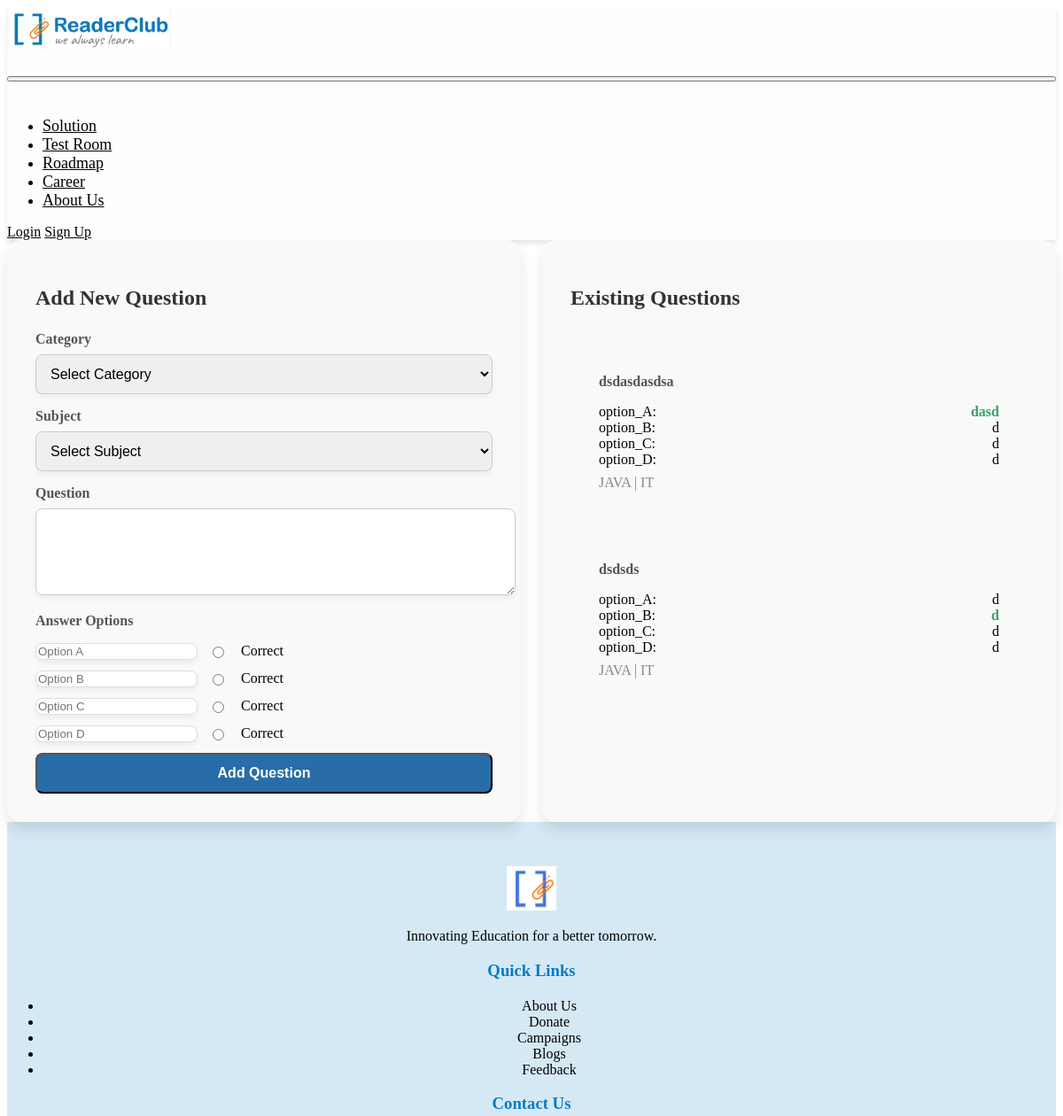
/examportol/manage/ (upper part), run on an earlier commit of the app's database.
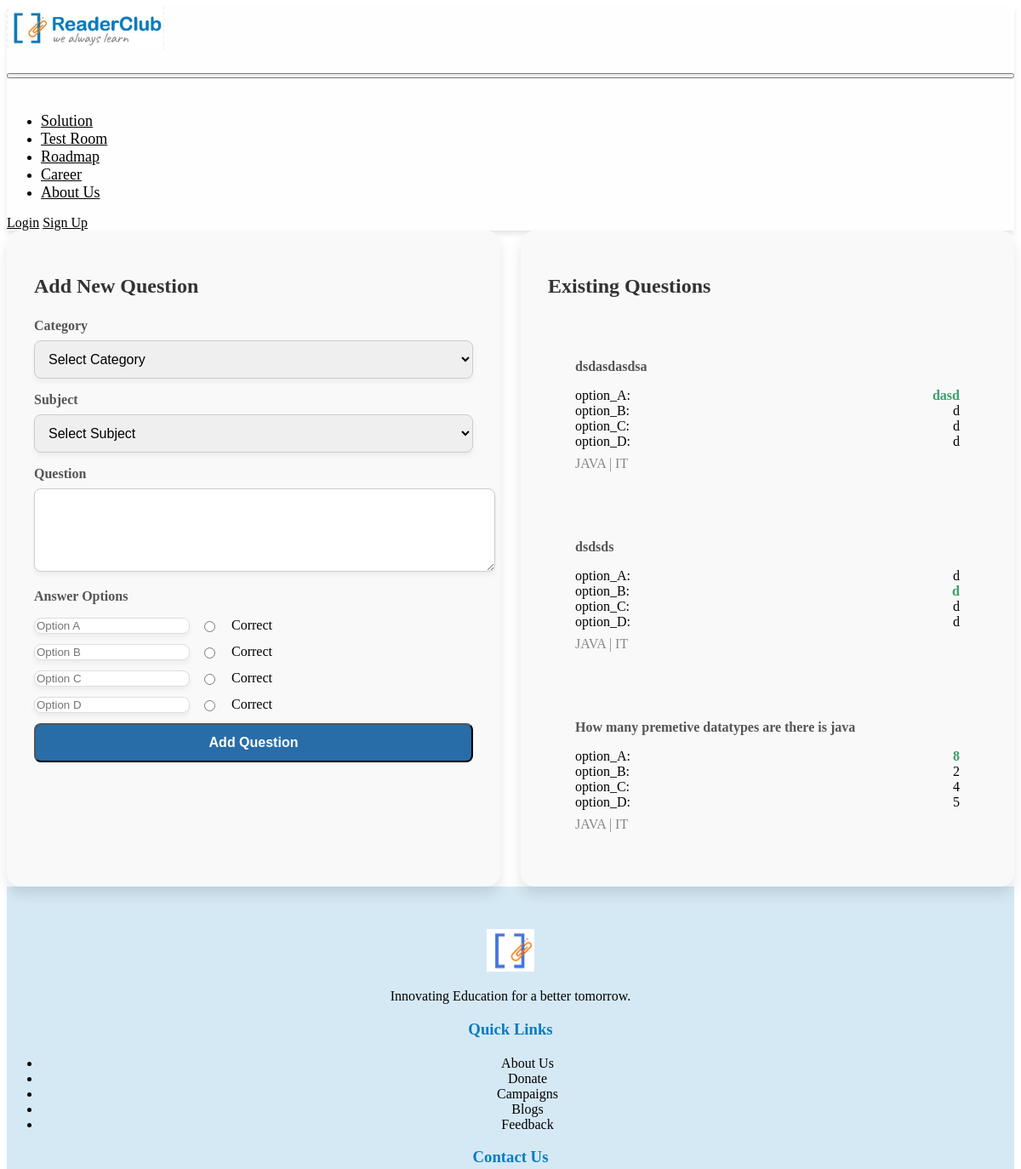
And on a later commit of the database.
### examportol/models.py (models this page shows, shortened)
class Question(models.Model):
    question_code = models.CharField(max_length=20, unique=True, blank=True, null=True)
    question_text = models.TextField()
    question_subject = models.ForeignKey(
        Subject, on_delete=models.SET_NULL, null=True, blank=True, related_name='questions'
    )
    answers = models.JSONField(blank=True, null=True)

class Subject(models.Model):
    subject_code = models.CharField(max_length=15, unique=True, blank=True, null=True)
    subject_name = models.CharField(max_length=255)
    subject_category = models.ForeignKey(
        Category, on_delete=models.SET_NULL, null=True, blank=True, related_name='subjects'
    )

class Category(models.Model):
    category_code = models.CharField(max_length=10, unique=True, blank=True, null=True)
    category_name = models.CharField(max_length=255)

### examportol/views.py (the view, shortened to what this page needs)
# urls.py: path('manage/', manage_questions, name='manage_questions'),
def manage_questions(request):
    categories = Category.objects.all()  # Get all categories
    subjects = Subject.objects.all()  # Get all subjects
    questions = Question.objects.select_related('question_subject', 'question_subject__subject_category').all()  # Get all questions
    return render(request, 'question_management.html', {
        'categories': categories,
        'subjects': subjects,
        'questions': questions
    })

### examportol/templates/question_management.html (shortened to what this page needs)
{% extends "examportol/base.html" %}
{% block content %}
<div class="container two-column">
  <div class="background-white padding-large rounded shadow">
    <h2 class="title">Add New Question</h2>
    <form method="POST" class="spacer">
      <div class="form-group">
        <label class="block label">Category</label>
        <select name="category" id="category" class="margin-top-small full-width border-rounded border-light-gray shadow-light" required>
          <option value="">Select Category</option>
        </select>
      </div>
      <div class="form-group">
        <label class="block label">Subject</label>
        <select name="subject" id="subject" class="margin-top-small full-width border-rounded border-light-gray shadow-light" required>
          <option value="">Select Subject</option>
        </select>
      </div>
      <div class="form-group">
        <label class="block label">Question</label>
        <textarea name="question_text" rows="4" class="margin-top-small full-width border-rounded border-light-gray shadow-light" required></textarea>
      </div>
      <div class="spacer-small">
        <h3 class="label">Answer Options</h3>
        {% for letter in "ABCD" %}
        <div class="answer-option">
          <input type="text" name="option_{{ letter }}" placeholder="Option {{ letter }}"
                 class="flex-1 border-rounded border-light-gray shadow-light">
          <label class="flex-container align-center">
            <input type="radio" name="correct_answer" value="{{ letter }}" required>
            <span class="horizontal-spacer">Correct</span>
          </label>
        </div>
        {% endfor %}
      </div>
      <button type="submit" class="full-width button">
        Add Question
      </button>
    </form>
  </div>
  <div class="background-white padding-large rounded shadow">
    <h2 class="title">Existing Questions</h2>
    <div class="spacer">
      {% for question in questions %}
      <div class="border border-rounded padding-large">
        <p class="label">{{ question.question_text }}</p>
        <div class="margin-top-small">
          {% for key, value in question.answers.items %}
          <div class="flex-container align-center">
            <span class="width-8">{{ key }}:</span>
            <span class="{% if value.is_correct %}label text-success{% endif %}">{{ value.text }}</span>
          </div>
          {% endfor %}
        </div>
        <div class="margin-top-small text-muted">
          {{ question.question_subject.subject_name }} |
          {{ question.question_subject.subject_category.category_name }}
        </div>
      </div>
      {% endfor %}
    </div>
  </div>
</div>
{% endblock %}

### examportol/templates/examportol/base.html (shortened to what this page needs)
{% load static %}
<!DOCTYPE html>
<html lang="en">
<head>
</head>
<body>
    <nav class="navbar navbar-expand-lg navbar-light">
        <div class="container">
            <a class="navbar-brand" href="#">
                <img src="{% static 'assets/logo.jpeg' %}" alt="EdTech Logo" height="50">
            </a>
            <button class="navbar-toggler" type="button" data-bs-toggle="collapse" data-bs-target="#navbarNav">
            </button>
            <div class="collapse navbar-collapse" id="navbarNav">
                <ul class="navbar-nav ms-auto">
                    <li class="nav-item"><a class="nav-link" href="#">Solution</a></li>
                    <li class="nav-item"><a class="nav-link" href="#">Test Room</a></li>
                    <li class="nav-item"><a class="nav-link" href="#">Roadmap</a></li>
                    <li class="nav-item"><a class="nav-link" href="#">Career</a></li>
                    <li class="nav-item"><a class="nav-link" href="#">About Us</a></li>
                </ul>
                <a href="/login" class="btn btn-custom ms-3">Login</a>
                <a href="/signup" class="btn btn-custom ms-2">Sign Up</a>
            </div>
        </div>
    </nav>
    <div class="container">
        {% block content %}{% endblock %}
    </div>
    <footer class="footer">
        <div class="container">
            <div class="row text-md-start text-center">
                <div class="col-md-3 mb-4">
                  <img src="{% static 'assets/icon.jpeg' %}" alt="Logo" height="50">
                    <p class="mt-3">Innovating Education for a better tomorrow.</p>
                </div>
                <div class="col-md-3 mb-4">
                    <h3>Quick Links</h3>
                    <ul class="list-unstyled">
                        <li><a href="#">About Us</a></li>
                        <li><a href="#">Donate</a></li>
                        <li><a href="#">Campaigns</a></li>
                        <li><a href="#">Blogs</a></li>
                        <li><a href="#">Feedback</a></li>
                    </ul>
                </div>
                <div class="col-md-3 mb-4">
                    <h3>Contact Us</h3>
                </div>
            </div>
        </div>
    </footer>
</body>
</html>

### examportol/templates/examportol/base.html (style rules this page uses)
.navbar { background-color: #fefefe; box-shadow: 0 4px 6px rgba(0, 0, 0, 0.1); }
.navbar-brand, .nav-link { color: black !important; font-weight: 500; }
.nav-link { font-size: 18px; transition: color 0.3s ease-in-out, transform 0.2s; }
.btn-custom { border-radius: 5px; border-color: #077bc3; color: black; transition: background-color 0.3s ease-in-out, transform 0.2s; }
.footer { background-color: #D5E9F5; color: black; padding: 50px 0; text-align: center; }
.footer h3 { color: #077bc3; margin-bottom: 20px; }
.footer a { color: black; text-decoration: none; transition: color 0.3s; }

### examportol/templates/question_management.html (style rules this page uses)
.container { display: grid; grid-template-columns: 1fr; gap: 1.5rem; }
@media (min-width: 768px) { .two-column { grid-template-columns: repeat(2, 1fr); } }
.background-white { background-color: #f9f9f9; }
.padding-large { padding: 2rem; }
.rounded { border-radius: 1rem; }
.shadow { box-shadow: 0 10px 15px rgba(0, 0, 0, 0.1); }
.title { font-size: 1.5rem; font-weight: bold; margin-bottom: 1.5rem; color: #333; }
.spacer { margin-top: 1.5rem; }
.block { display: block; }
.label { font-size: 1rem; font-weight: 600; color: #555; }
.margin-top-small { margin-top: 0.5rem; }
.full-width { width: 100%; }
.border-rounded { border-radius: 0.5rem; }
.border-light-gray { border: 1px solid #ddd; }
.shadow-light { box-shadow: 0 4px 6px rgba(0, 0, 0, 0.05); }
.spacer-small { margin-top: 1rem; }
.flex-container { display: flex; flex-direction: column; }
@media (min-width: 576px) { .flex-container { flex-direction: row; justify-content: space-between; } }
.align-center { align-items: center; }
.horizontal-spacer { margin-left: 1rem; }
.width-8 { width: 2rem; }
.text-success { color: #38a169; }
.text-muted { color: #888; }
.button { background-color: #286DA8; color: white; padding-top: 0.75rem; padding-bottom: 0.75rem; padding-left: 1.5rem; padding-right: 1.5rem; border-radius: 0.5rem; font-size: 1rem; font-weight: bold; }
.form-group { margin-bottom: 1rem; }
.form-group input, .form-group textarea, .form-group select { font-size: 1rem; padding: 0.75rem; border-radius: 0.5rem; border: 1px solid #ccc; width: 100%; }
.form-group textarea { resize: vertical; }
.answer-option { display: flex; align-items: center; margin-bottom: 0.75rem; }
.answer-option label { margin-left: 0.75rem; }

What changed in the data, as far as the page shows it:
added Question: question_text "How many premetive datatypes are there is java", answers "option_A" "option_B" "option_C" "option_D", text "8" "2" "4" "5", question_subject.subject_name "JAVA", question_subject.subject_category.category_name "IT"
